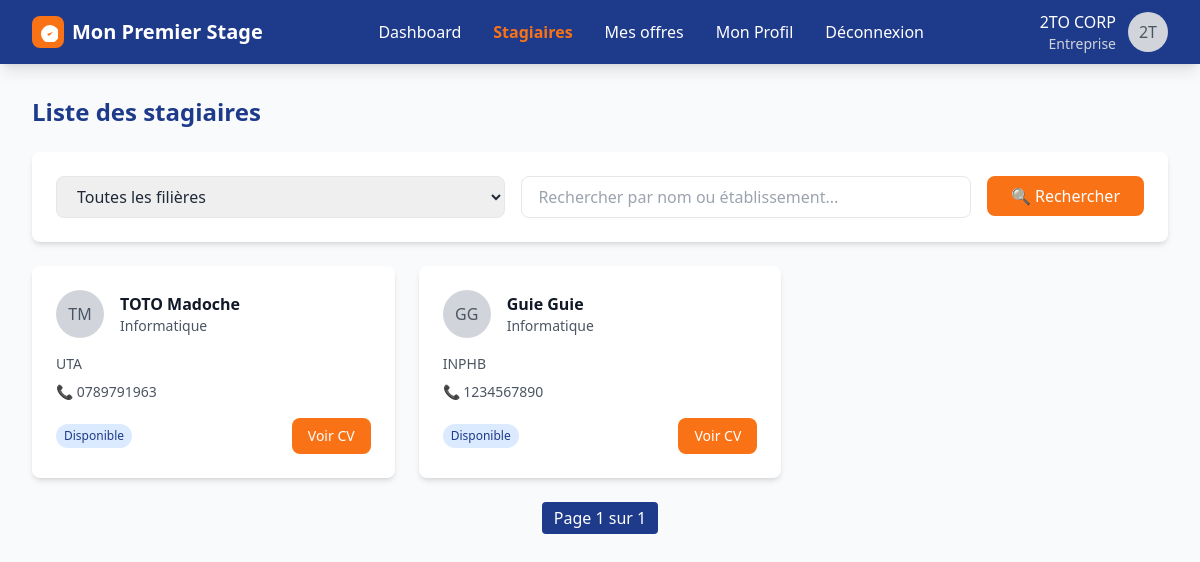
Page /entreprise/listestagiaire/ (signed in) on the committed database.
### app_premier_stage/models.py (models this page shows, shortened)
class User(AbstractUser):
    ROLES_CHOICES = (
        ("stagiaire", "Stagiaire"),
        ("entreprise", "Entreprise"),
        ("administrateur", "Administrateur"),
    )
    role = models.CharField(max_length=20, choices=ROLES_CHOICES, default="stagiaire")
    is_profile_completed = models.BooleanField(default=False)

class Entreprise(models.Model):
    id_entreprise = models.UUIDField(primary_key=True, default=uuid.uuid4, editable=False)
    user = models.OneToOneField(
        settings.AUTH_USER_MODEL,
        on_delete=models.CASCADE,
        related_name="profil_entreprise"
    )
    nom_entreprise = models.CharField(max_length=30, default="")
    domaine_expertise = models.CharField(max_length=100, default="")
    telephone_entreprise = models.CharField(max_length=15,default="")
    email_entreprise = models.EmailField(default="")
    nombre_employe = models.CharField(max_length=20,default="",null=True, blank=True)
    site_entreprise = models.URLField(default="",null=True, blank=True)
    validation_entreprise = models.BooleanField(default=False)
    localisation_entreprise = models.CharField(max_length=30, default="")
    description_entreprise = models.CharField(max_length=100,default="",null=True, blank=True)
    created_at = models.DateTimeField(auto_now_add=True)

class Stagiaire(models.Model):
    id_stagiaire = models.UUIDField(primary_key=True, default=uuid.uuid4, editable=False)
    user = models.OneToOneField(
        settings.AUTH_USER_MODEL,
        on_delete=models.CASCADE,
        related_name="profil_stagiaire"
    )
    nom_stagiaire = models.CharField(max_length=30, default="")
    prenom_stagiaire = models.CharField(max_length=100, default="")
    etablissement = models.CharField(max_length=50, default="")
    date_naissance_stagiaire = models.DateField()
    telephone_stagiaire = models.CharField(max_length=15, default="+225")
    email_stagiaire = models.EmailField(max_length=30,default="")
    filiere_stagiaire = models.CharField(max_length=30, default="")
    cv_stagiaire = models.FileField(upload_to="cvs/", blank=True, null=True)
    photo = models.ImageField(upload_to="photos/", blank=True, null=True)
    created_at = models.DateTimeField(auto_now_add=True)

### app_premier_stage/views.py (the view)
# urls.py: path('entreprise/listestagiaire/',views.EntrepriseListeStagiaire,name="entreprise_liste_stagiaire"),
@user_passes_test(is_entreprise, login_url="connexion")
def EntrepriseListeStagiaire(request):
    stagiaires = Stagiaire.objects.all()
    filieres = Stagiaire.objects.values_list("filiere_stagiaire", flat=True).distinct()
    filiere_filter = request.GET.get("filiere", "")
    query = request.GET.get("q", "")
    if filiere_filter:
        stagiaires = stagiaires.filter(filiere_stagiaire=filiere_filter)
    if query:
        stagiaires = stagiaires.filter(
            Q(nom_stagiaire__icontains=query) |
            Q(prenom_stagiaire__icontains=query) |
            Q(etablissement__icontains=query)
        )
    paginator = Paginator(stagiaires, 10)
    page_number = request.GET.get("page")
    stagiaires_page = paginator.get_page(page_number)
    context = {
        "stagiaires": stagiaires_page,
        "filieres": filieres,
        "filiere_filter": filiere_filter,
        "query": query,
    }
    return render(request, "entreprise/liste_stagiaire.html", context)

### app_premier_stage/views.py (called while the page is built)
def is_entreprise(user):
    return user.groups.filter(name="entreprise").exists()

### app_premier_stage/templates/entreprise/liste_stagiaire.html (shortened to what this page needs)
{% extends "base.html" %}
{% block content %}
{% include "entreprise/header.html" %}
<main class="max-w-7xl mx-auto px-4 sm:px-6 lg:px-8 py-8">
    <h2 class="text-2xl font-bold text-primary-blue mb-6">Liste des stagiaires</h2>
    <form method="get" class="bg-white rounded-lg shadow-md p-6 mb-6 flex flex-col md:flex-row gap-4">
        <div class="flex-1">
            <select name="filiere" class="w-full px-4 py-2 border rounded-lg">
                <option value="">Toutes les filières</option>
            </select>
        </div>
        <div class="flex-1">
            <input type="text" name="q" placeholder="Rechercher par nom ou établissement..."
                   value="{{ query }}"
                   class="w-full px-4 py-2 border rounded-lg">
        </div>
        <div>
            <button type="submit" class="bg-primary-orange hover:bg-orange-600 text-white px-6 py-2 rounded-lg">
                🔍 Rechercher
            </button>
        </div>
    </form>
    <div class="grid grid-cols-1 md:grid-cols-2 lg:grid-cols-3 gap-6">
        {% for stagiaire in stagiaires %}
        <div class="bg-white rounded-lg shadow-md p-6 hover:shadow-lg transition">
            <div class="flex items-center mb-4">
                <div class="w-12 h-12 bg-gray-300 rounded-full flex items-center justify-center mr-4">
                    <span class="text-gray-600 font-medium">
                        {{ stagiaire.nom_stagiaire|slice:":1" }}{{ stagiaire.prenom_stagiaire|slice:":1" }}
                    </span>
                </div>
                <div>
                    <h3 class="font-semibold text-gray-900">
                        {{ stagiaire.nom_stagiaire }} {{ stagiaire.prenom_stagiaire }}
                    </h3>
                    <p class="text-sm text-gray-600">{{ stagiaire.filiere_stagiaire }}</p>
                </div>
            </div>
            <p class="text-sm text-gray-600 mb-2">{{ stagiaire.etablissement }}</p>
            <p class="text-sm text-gray-600 mb-4">📞 {{ stagiaire.telephone_stagiaire }}</p>
            <div class="flex items-center justify-between">
                <span class="bg-blue-100 text-primary-blue px-2 py-1 rounded-full text-xs font-medium">Disponible</span>
                {% if stagiaire.cv_stagiaire %}
                    <a href="{{ stagiaire.cv_stagiaire.url }}" target="_blank"
                       class="bg-primary-orange hover:bg-orange-600 text-white px-4 py-2 rounded-lg text-sm font-medium">
                        Voir CV
                    </a>
                {% endif %}
            </div>
        </div>
        {% empty %}
        <p class="text-gray-500 col-span-3 text-center">Aucun stagiaire trouvé.</p>
        {% endfor %}
    </div>
    <div class="flex justify-center mt-6">
        <nav class="flex items-center space-x-2">
            <span class="px-3 py-1 bg-primary-blue text-white rounded">
                Page {{ stagiaires.number }} sur {{ stagiaires.paginator.num_pages }}
            </span>
        </nav>
    </div>
</main>
{% endblock %}

### app_premier_stage/templates/entreprise/header.html (shortened to what this page needs)
<header class="bg-primary-blue text-white shadow-lg">
  <div class="max-w-7xl mx-auto px-4 sm:px-6 lg:px-8">
    <div class="flex justify-between items-center h-16">
      <div class="flex items-center space-x-2">
        <div class="w-8 h-8 bg-primary-orange rounded-lg flex items-center justify-center">
          <svg class="w-5 h-5 text-white" fill="currentColor" viewBox="0 0 20 20">
            <path d="M9 12l2 2 4-4m6 2a9 9 0 11-18 0 9 9 0 0118 0z"/>
          </svg>
        </div>
        <span class="text-xl font-bold">Mon Premier Stage</span>
      </div>
      <nav class="hidden md:flex space-x-8">
        <a href="{% url 'entreprise' %}"
           class="hover:text-primary-orange transition-colors {% if request.resolver_match.url_name == 'entreprise' %}text-primary-orange font-semibold{% endif %}">
          Dashboard
        </a>
        <a href="{% url 'entreprise_liste_stagiaire' %}"
           class="hover:text-primary-orange transition-colors {% if request.resolver_match.url_name == 'entreprise_liste_stagiaire' %}text-primary-orange font-semibold{% endif %}">
          Stagiaires
        </a>
        <a href="{% url 'mesoffres' %}"
           class="hover:text-primary-orange transition-colors {% if request.resolver_match.url_name == 'mesoffres' %}text-primary-orange font-semibold{% endif %}">
          Mes offres
        </a>
        <a href="{% url 'profil_entreprise' %}"
           class="hover:text-primary-orange transition-colors {% if request.resolver_match.url_name == 'profil_entreprise' %}text-primary-orange font-semibold{% endif %}">
          Mon Profil
        </a>
        <a href="{% url 'deconnexion' %}" class="hover:text-red-400 transition-colors">Déconnexion</a>
      </nav>
      <div class="hidden md:flex items-center space-x-3">
        <div class="text-right">
          <p class="font-medium">{{ request.user.profil_entreprise.nom_entreprise }}</p>
          <p class="text-sm text-gray-300">Entreprise</p>
        </div>
        <div class="w-10 h-10 bg-gray-300 rounded-full flex items-center justify-center">
          <span class="text-gray-600 font-medium">
            {{ request.user.profil_entreprise.nom_entreprise|slice:":2"|upper }}
          </span>
        </div>
      </div>
    </div>
  </div>
</header>

### rows in the picture
User: user.profil_entreprise.nom_entreprise "2TO CORP", user.profil_entreprise.nom_entreprise "2T"
Stagiaire: nom_stagiaire "T", prenom_stagiaire "M", nom_stagiaire "TOTO", prenom_stagiaire "Madoche", filiere_stagiaire "Informatique", etablissement "UTA", telephone_stagiaire "0789791963"
Stagiaire: nom_stagiaire "G", prenom_stagiaire "G", nom_stagiaire "Guie", prenom_stagiaire "Guie", filiere_stagiaire "Informatique", etablissement "INPHB", telephone_stagiaire "1234567890"

### other values in the picture
{{ stagiaires.number }} "1"
{{ stagiaires.paginator.num_pages }} "1"
